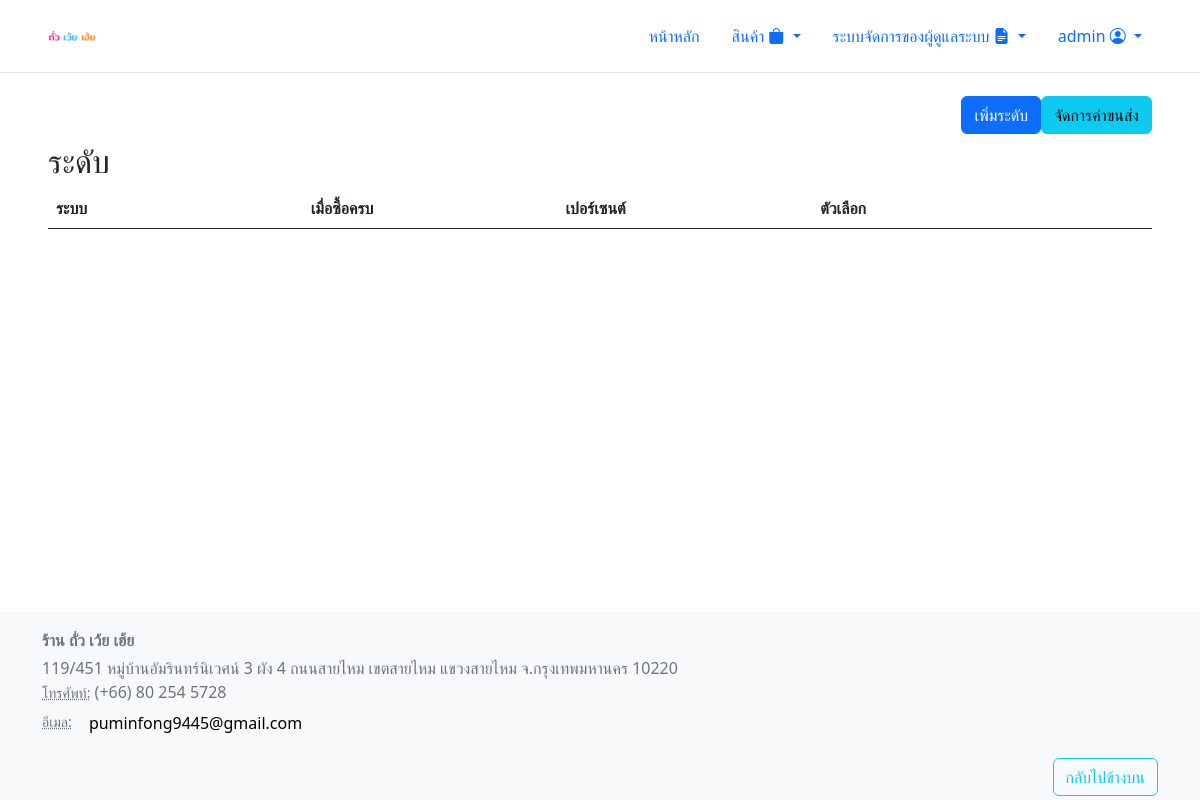
/view/admin_page/tier_admin.php (signed in), run on an earlier commit of the app's database.
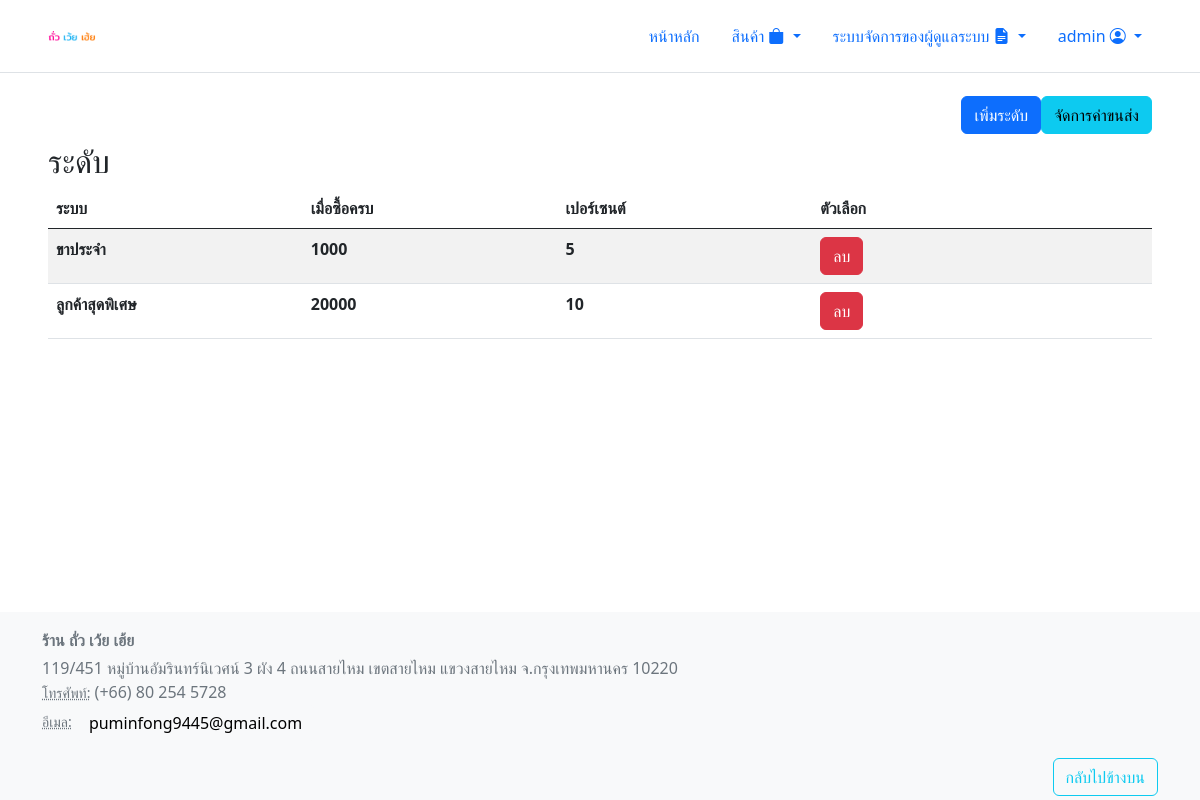
And on a later commit of the database.
### tables this page shows
CREATE TABLE `discount` (
  `tier` varchar(255) NOT NULL,
  `order_price` int(11) NOT NULL,
  `discount_percentage` int(11) NOT NULL
);

### html/view/admin_page/tier_admin.php (the view, shortened to what this page needs)
<?php
require '../../inc/header.php';
?>
<div class="mb-2 d-flex flex-row-reverse">
      <?php include 'freight_modal.php'; ?>
      <?php include 'add_tier_modal.php'; ?>
</div>
<?php
    $discount_list_query = "SELECT * FROM `discount`";
    $select_discount_list = mysqli_query($db,$discount_list_query);
?>
    <h2>ระดับ</h2>
    <table id="discountTable" class="table table-striped" style="width:100%">
        <thead>
            <tr>
            <th width='15%'>
              ระบบ
            </th>
            <th width='15%'>
              เมื่อซื้อครบ
            </th>
            <th width='15%'>
              เปอร์เซนต์
            </th>
            <th width='20%'>
              ตัวเลือก
            </th>
          </tr>
        </thead>
        <tbody>
        <?php
        if(mysqli_num_rows($select_discount_list) > 0){
            while($fetch_discount_list = mysqli_fetch_assoc($select_discount_list)){
        ?>
            <tr>
                <th>
                    <?=$fetch_discount_list['tier']?>
                </th>
                <th>
                    <?=$fetch_discount_list['order_price']?>
                </th>
                <th>
                    <?=$fetch_discount_list['discount_percentage']?>
                </th>
                <th>
                    <form action="" method="post" enctype="multipart/form-data">
                      <input type="submit" class="btn btn-danger" value="ลบ" name="del_dis">
                    </form>
                </th>
            </tr><?php
              }
            }
        ?>
        </tbody>
    </table>
<?php
require '../../inc/footer.php';
?>

What changed in the data, as far as the page shows it:
added discount: tier "ขาประจำ", order_price "1000", discount_percentage "5"
added discount: tier "ลูกค้าสุดพิเศษ", order_price "20000", discount_percentage "10"
